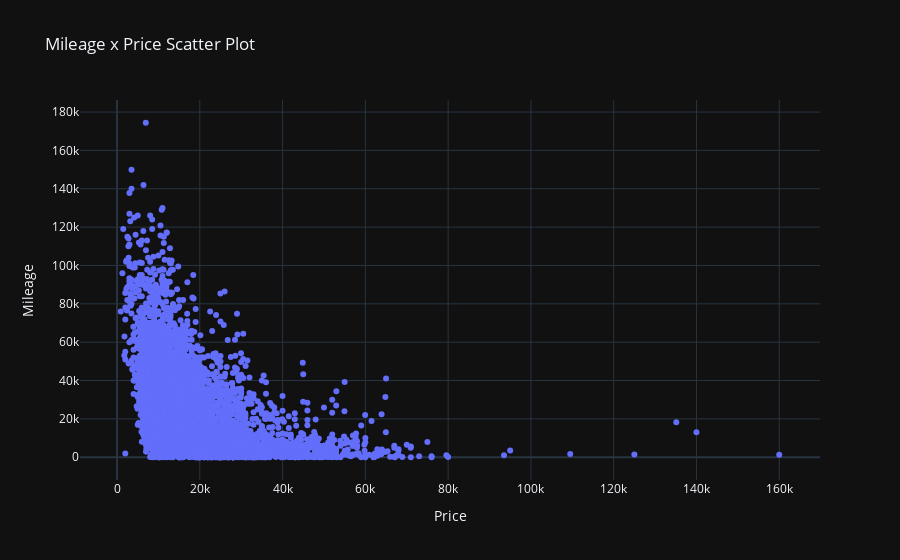

The cell this chart's notebook holds for it:
### Code cell
fig = go.Figure()

to_plot = data.sample(frac=0.10, random_state=42)

fig.add_trace(go.Scatter(
    x = to_plot['price'],
    y = to_plot['mileage'],
    mode = 'markers'
))

fig.update_layout(
    title_text = 'Mileage x Price Scatter Plot',
    template = 'plotly_dark',
    xaxis_title = 'Price',
    yaxis_title = 'Mileage'
)

### Figure 1 — Plotly figure (JSON) as saved in the notebook; plotly's stock layout.template omitted (floating-point values rounded to 4 significant figures; data arrays with more than 128 entries replaced by an {"elided": "..."} marker saying what was removed)
{"data": [{"mode": "markers", "type": "scatter", "x": {"elided": "7040 int values"}, "y": {"elided": "7040 int values"}}], "layout": {"title": {"text": "Mileage x Price Scatter Plot"}, "xaxis": {"title": {"text": "Price"}}, "yaxis": {"title": {"text": "Mileage"}}}}
